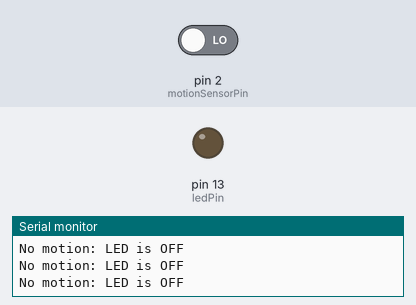
Recording of a sketch running on a simulated Arduino Uno, built with avr-gcc and run on an emulated ATmega328P. On the bench: output pins drawn as LEDs (lit = HIGH), the last lines printed to the serial monitor. The test bench sets the inputs (shaded band); at power-on: pin 2 (motionSensorPin) LOW.

Above: at 1.8 s.
1.9 s: pin 2 (motionSensorPin) driven HIGH
At 2.3 s:
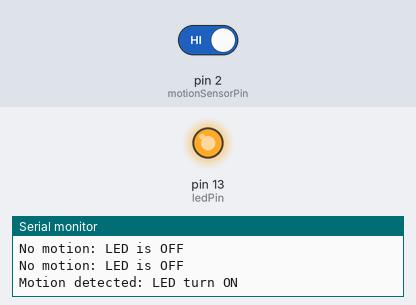
3.5 s: pin 2 (motionSensorPin) driven LOW
At 4.6 s:
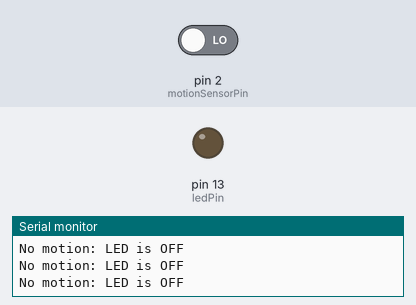
Timing chart, 0 to 6.5 s (numbered marks = the images above; inputs shaded):
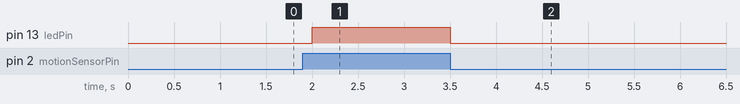

The sketch:

Task1.1P.ino
```cpp
//pin connected to the motion sensor's output
const int motionSensorPin = 2;
//pin connected to the built-in LED
const int ledPin = 13;

void setup() {
  //initialize serial monitor at 9600 bits per second
  Serial.begin(9600);

  //make motion sensor pin as an input
  pinMode(motionSensorPin, INPUT);

  //make LED pin as an output
  pinMode(ledPin, OUTPUT);

  //start with the LED turned off
  digitalWrite(ledPin, LOW);
}

void loop() {
  //read the motion sensor value
  int motionDetected = digitalRead(motionSensorPin);

  //check if motion is detected
  if (motionDetected == HIGH) {
    //if motion detected,turn on the LED
    digitalWrite(ledPin, HIGH);
    Serial.println("Motion detected: LED turn ON");
  } else {
    // if motion not detected, turn off the LED
    digitalWrite(ledPin, LOW);
    Serial.println("No motion: LED is OFF");
  }

  //add a small delay to avoid flooding the serial output
  delay(500);
}
```

Measured:
- after the input at 1.9 s, pin 13 (ledPin): LOW → HIGH after 0.10 s
- after the input at 3.5 s, pin 13 (ledPin): HIGH → LOW at once
